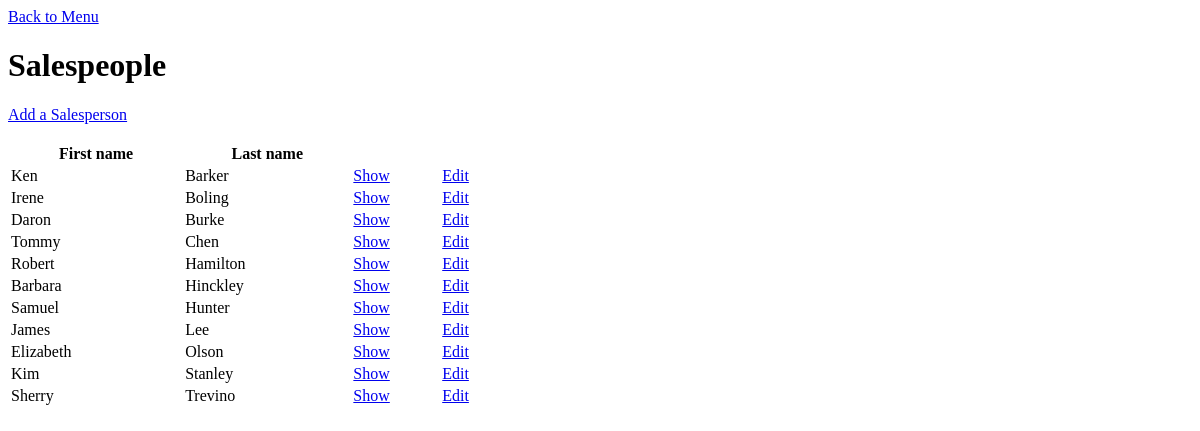
The page /globitek-2/public/staff/salespeople/index.php on the database as committed earlier.
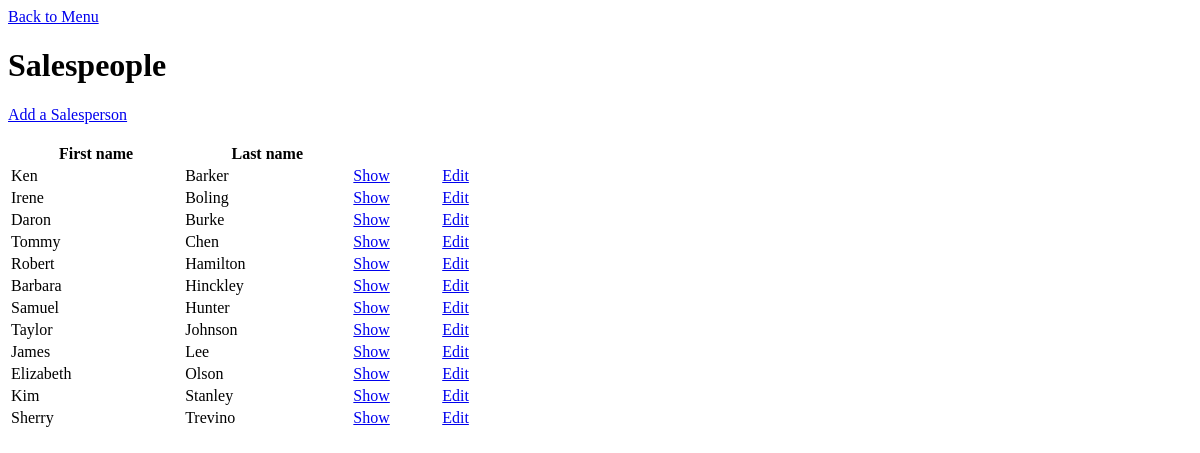
The same page on the database as committed later.
### tables this page shows
CREATE TABLE `salespeople` (
  `id` int(11) NOT NULL AUTO_INCREMENT,
  `first_name` varchar(255) DEFAULT NULL,
  `last_name` varchar(255) DEFAULT NULL,
  `phone` varchar(255) DEFAULT NULL,
  `email` varchar(255) DEFAULT NULL,
  PRIMARY KEY (`id`)
);

### globitek-2/private/query_functions.php (called while the page is built, shortened)
<?php
  function find_all_salespeople() {
    global $db;
    $sql = "SELECT * FROM salespeople ";
    $sql .= "ORDER BY last_name ASC, first_name ASC;";
    $salespeople_result = db_query($db, $sql);
    return $salespeople_result;
  }
?>

### globitek-2/private/database.php (called while the page is built, shortened)
<?php
  function db_query($connection, $sql) {
    $result_set = mysqli_query($connection, $sql);
    return $result_set;
  }
  function db_fetch_assoc($result_set) {
    return mysqli_fetch_assoc($result_set);
  }
?>

### globitek-2/private/functions.php (called while the page is built, shortened)
<?php
  function h($string="") {
    return htmlspecialchars($string);
  }
  function u($string="") {
    return urlencode($string);
  }
?>

### globitek-2/public/staff/salespeople/index.php (the view, shortened to what this page needs)
<?php include(SHARED_PATH . '/header.php'); ?>
<div id="main-content">
  <a href="../index.php">Back to Menu</a><br />
  <h1>Salespeople</h1>
  <a href="./new.php">Add a Salesperson</a><br />
  <br />
  <?php
    $salespeople_result = find_all_salespeople();
    echo "<table id=\"salespeople\" style=\"width: 500px;\">";
    echo "<tr>";
    echo "<th>First name</th>";
    echo "<th>Last name</th>";
    echo "<th></th>";
    echo "<th></th>";
    echo "</tr>";
    while($salesperson = db_fetch_assoc($salespeople_result)) {
      echo "<tr>";
      echo "<td>" . $salesperson['first_name'] . "</td>";
      echo "<td>" . $salesperson['last_name'] . "</td>";
      echo "<td>";
      echo "<a href=\"show.php?id=" . h(u($salesperson['id'])) ."\">Show</a>";
      echo "</td>";
      echo "<td>";
      echo "<a href=\"edit.php?id=" . h(u($salesperson['id'])) ."\">Edit</a>";
      echo "</td>";
      echo "</tr>";
    }
    echo "</table>";
  ?>
</div>
<?php include(SHARED_PATH . '/footer.php'); ?>

Rows that differ between the two databases and show on the page:
added salespeople: first_name "Taylor", last_name "Johnson"
